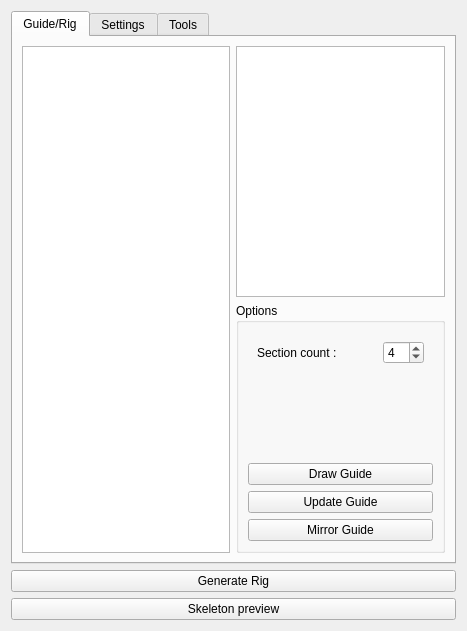
<?xml version="1.0" encoding="UTF-8"?>
<ui version="4.0">
 <class>CharacterRigTool</class>
 <widget class="QWidget" name="CharacterRigTool">
  <property name="geometry">
   <rect>
    <x>0</x>
    <y>0</y>
    <width>467</width>
    <height>631</height>
   </rect>
  </property>
  <property name="windowTitle">
   <string>Widget</string>
  </property>
  <layout class="QGridLayout" name="gridLayout">
   <item row="1" column="0">
    <layout class="QVBoxLayout" name="verticalLayout">
     <item>
      <widget class="QPushButton" name="rig_button">
       <property name="text">
        <string>Generate Rig</string>
       </property>
      </widget>
     </item>
     <item>
      <widget class="QPushButton" name="skeleton_button">
       <property name="text">
        <string>Skeleton preview</string>
       </property>
      </widget>
     </item>
    </layout>
   </item>
   <item row="0" column="0">
    <widget class="QTabWidget" name="tabWidget">
     <property name="currentIndex">
      <number>0</number>
     </property>
     <widget class="QWidget" name="tab1">
      <attribute name="title">
       <string>Guide/Rig</string>
      </attribute>
      <layout class="QGridLayout" name="gridLayout_2">
       <item row="0" column="0">
        <widget class="QListWidget" name="listWidget">
         <property name="sizePolicy">
          <sizepolicy hsizetype="Expanding" vsizetype="Expanding">
           <horstretch>0</horstretch>
           <verstretch>0</verstretch>
          </sizepolicy>
         </property>
        </widget>
       </item>
       <item row="0" column="1">
        <layout class="QVBoxLayout" name="verticalLayout_7">
         <item>
          <widget class="QTextEdit" name="textEdit"/>
         </item>
         <item>
          <widget class="QGroupBox" name="option_box">
           <property name="title">
            <string>Options</string>
           </property>
           <layout class="QGridLayout" name="gridLayout_4">
            <item row="2" column="0">
             <layout class="QVBoxLayout" name="verticalLayout_2">
              <item>
               <widget class="QPushButton" name="draw_button">
                <property name="text">
                 <string>Draw Guide</string>
                </property>
               </widget>
              </item>
              <item>
               <widget class="QPushButton" name="update_button">
                <property name="text">
                 <string>Update Guide</string>
                </property>
               </widget>
              </item>
              <item>
               <widget class="QPushButton" name="mirror_button">
                <property name="text">
                 <string>Mirror Guide</string>
                </property>
               </widget>
              </item>
             </layout>
            </item>
            <item row="1" column="0">
             <spacer name="verticalSpacer">
              <property name="orientation">
               <enum>Qt::Vertical</enum>
              </property>
              <property name="sizeHint" stdset="0">
               <size>
                <width>20</width>
                <height>40</height>
               </size>
              </property>
             </spacer>
            </item>
            <item row="0" column="0">
             <widget class="QWidget" name="torso_option" native="true">
              <layout class="QVBoxLayout" name="verticalLayout_3">
               <item>
                <layout class="QHBoxLayout" name="horizontalLayout">
                 <item>
                  <widget class="QLabel" name="section_count_label">
                   <property name="text">
                    <string>Section count :</string>
                   </property>
                  </widget>
                 </item>
                 <item>
                  <widget class="QSpinBox" name="section_count_spinBox">
                   <property name="sizePolicy">
                    <sizepolicy hsizetype="Fixed" vsizetype="Fixed">
                     <horstretch>0</horstretch>
                     <verstretch>0</verstretch>
                    </sizepolicy>
                   </property>
                   <property name="value">
                    <number>4</number>
                   </property>
                  </widget>
                 </item>
                </layout>
               </item>
              </layout>
             </widget>
            </item>
           </layout>
          </widget>
         </item>
        </layout>
       </item>
      </layout>
     </widget>
     <widget class="QWidget" name="tab2">
      <attribute name="title">
       <string>Settings</string>
      </attribute>
      <layout class="QFormLayout" name="formLayout">
       <item row="0" column="0">
        <widget class="QLabel" name="asset_label">
         <property name="text">
          <string>Asset name :</string>
         </property>
        </widget>
       </item>
       <item row="0" column="1">
        <widget class="QLineEdit" name="assetName_txt"/>
       </item>
       <item row="1" column="0">
        <widget class="QLabel" name="ctrl_label">
         <property name="text">
          <string>Controller suffix :</string>
         </property>
        </widget>
       </item>
       <item row="1" column="1">
        <widget class="QLineEdit" name="ctrl_txt">
         <property name="text">
          <string>_ctrl</string>
         </property>
        </widget>
       </item>
       <item row="2" column="0">
        <widget class="QLabel" name="jnt_label">
         <property name="text">
          <string>Joints suffix :</string>
         </property>
        </widget>
       </item>
       <item row="2" column="1">
        <widget class="QLineEdit" name="jnt_txt">
         <property name="text">
          <string>_jnt</string>
         </property>
        </widget>
       </item>
       <item row="3" column="0">
        <widget class="QLabel" name="center_label">
         <property name="text">
          <string>Center prefix :</string>
         </property>
        </widget>
       </item>
       <item row="3" column="1">
        <widget class="QLineEdit" name="center_txt">
         <property name="text">
          <string>_C</string>
         </property>
        </widget>
       </item>
       <item row="4" column="0">
        <widget class="QLabel" name="right_label">
         <property name="text">
          <string>Right prefix :</string>
         </property>
        </widget>
       </item>
       <item row="4" column="1">
        <widget class="QLineEdit" name="right_txt">
         <property name="text">
          <string>_R</string>
         </property>
        </widget>
       </item>
       <item row="5" column="0">
        <widget class="QLabel" name="left_label">
         <property name="text">
          <string>Left prefix :</string>
         </property>
        </widget>
       </item>
       <item row="5" column="1">
        <widget class="QLineEdit" name="left_txt">
         <property name="text">
          <string>_L</string>
         </property>
        </widget>
       </item>
       <item row="6" column="0">
        <widget class="QLabel" name="c_color_label">
         <property name="text">
          <string>Center color :</string>
         </property>
        </widget>
       </item>
       <item row="6" column="1">
        <widget class="QComboBox" name="c_color_combo">
         <property name="focusPolicy">
          <enum>Qt::WheelFocus</enum>
         </property>
         <property name="editable">
          <bool>false</bool>
         </property>
         <property name="currentText">
          <string>Yellow</string>
         </property>
         <property name="currentIndex">
          <number>5</number>
         </property>
         <property name="maxVisibleItems">
          <number>15</number>
         </property>
         <property name="placeholderText">
          <string/>
         </property>
         <property name="frame">
          <bool>true</bool>
         </property>
         <item>
          <property name="text">
           <string>Blue</string>
          </property>
         </item>
         <item>
          <property name="text">
           <string>Red</string>
          </property>
         </item>
         <item>
          <property name="text">
           <string>Green</string>
          </property>
         </item>
         <item>
          <property name="text">
           <string>Light Blue</string>
          </property>
         </item>
         <item>
          <property name="text">
           <string>Light Red</string>
          </property>
         </item>
         <item>
          <property name="text">
           <string>Yellow</string>
          </property>
         </item>
         <item>
          <property name="text">
           <string>Purple</string>
          </property>
         </item>
        </widget>
       </item>
       <item row="7" column="0">
        <widget class="QLabel" name="r_color_label">
         <property name="text">
          <string>Right color :</string>
         </property>
        </widget>
       </item>
       <item row="7" column="1">
        <widget class="QComboBox" name="c_color_combo_2">
         <property name="focusPolicy">
          <enum>Qt::WheelFocus</enum>
         </property>
         <property name="editable">
          <bool>false</bool>
         </property>
         <property name="currentText">
          <string>Red</string>
         </property>
         <property name="currentIndex">
          <number>1</number>
         </property>
         <property name="maxVisibleItems">
          <number>15</number>
         </property>
         <property name="placeholderText">
          <string/>
         </property>
         <property name="frame">
          <bool>true</bool>
         </property>
         <item>
          <property name="text">
           <string>Blue</string>
          </property>
         </item>
         <item>
          <property name="text">
           <string>Red</string>
          </property>
         </item>
         <item>
          <property name="text">
           <string>Green</string>
          </property>
         </item>
         <item>
          <property name="text">
           <string>Light Blue</string>
          </property>
         </item>
         <item>
          <property name="text">
           <string>Light Red</string>
          </property>
         </item>
         <item>
          <property name="text">
           <string>Yellow</string>
          </property>
         </item>
         <item>
          <property name="text">
           <string>Purple</string>
          </property>
         </item>
        </widget>
       </item>
       <item row="8" column="0">
        <widget class="QLabel" name="l_color_label">
         <property name="text">
          <string>Left color :</string>
         </property>
        </widget>
       </item>
       <item row="8" column="1">
        <widget class="QComboBox" name="c_color_combo_3">
         <property name="focusPolicy">
          <enum>Qt::WheelFocus</enum>
         </property>
         <property name="editable">
          <bool>false</bool>
         </property>
         <property name="currentText">
          <string>Blue</string>
         </property>
         <property name="currentIndex">
          <number>0</number>
         </property>
         <property name="maxVisibleItems">
          <number>15</number>
         </property>
         <property name="placeholderText">
          <string/>
         </property>
         <property name="frame">
          <bool>true</bool>
         </property>
         <item>
          <property name="text">
           <string>Blue</string>
          </property>
         </item>
         <item>
          <property name="text">
           <string>Red</string>
          </property>
         </item>
         <item>
          <property name="text">
           <string>Green</string>
          </property>
         </item>
         <item>
          <property name="text">
           <string>Light Blue</string>
          </property>
         </item>
         <item>
          <property name="text">
           <string>Light Red</string>
          </property>
         </item>
         <item>
          <property name="text">
           <string>Yellow</string>
          </property>
         </item>
         <item>
          <property name="text">
           <string>Purple</string>
          </property>
         </item>
        </widget>
       </item>
      </layout>
     </widget>
     <widget class="QWidget" name="tab3">
      <attribute name="title">
       <string>Tools</string>
      </attribute>
      <layout class="QVBoxLayout" name="verticalLayout_4">
       <item>
        <widget class="QPushButton" name="RTB_button">
         <property name="text">
          <string>Open Rigging Tool Box</string>
         </property>
        </widget>
       </item>
       <item>
        <widget class="QPushButton" name="matConstr_button">
         <property name="text">
          <string>Matrice Constraint</string>
         </property>
        </widget>
       </item>
       <item>
        <widget class="QPushButton" name="Ribbon_button">
         <property name="text">
          <string>Ribbon setup</string>
         </property>
        </widget>
       </item>
       <item>
        <spacer name="verticalSpacer_2">
         <property name="orientation">
          <enum>Qt::Vertical</enum>
         </property>
         <property name="sizeHint" stdset="0">
          <size>
           <width>20</width>
           <height>40</height>
          </size>
         </property>
        </spacer>
       </item>
      </layout>
     </widget>
    </widget>
   </item>
  </layout>
 </widget>
 <resources/>
 <connections/>
</ui>
